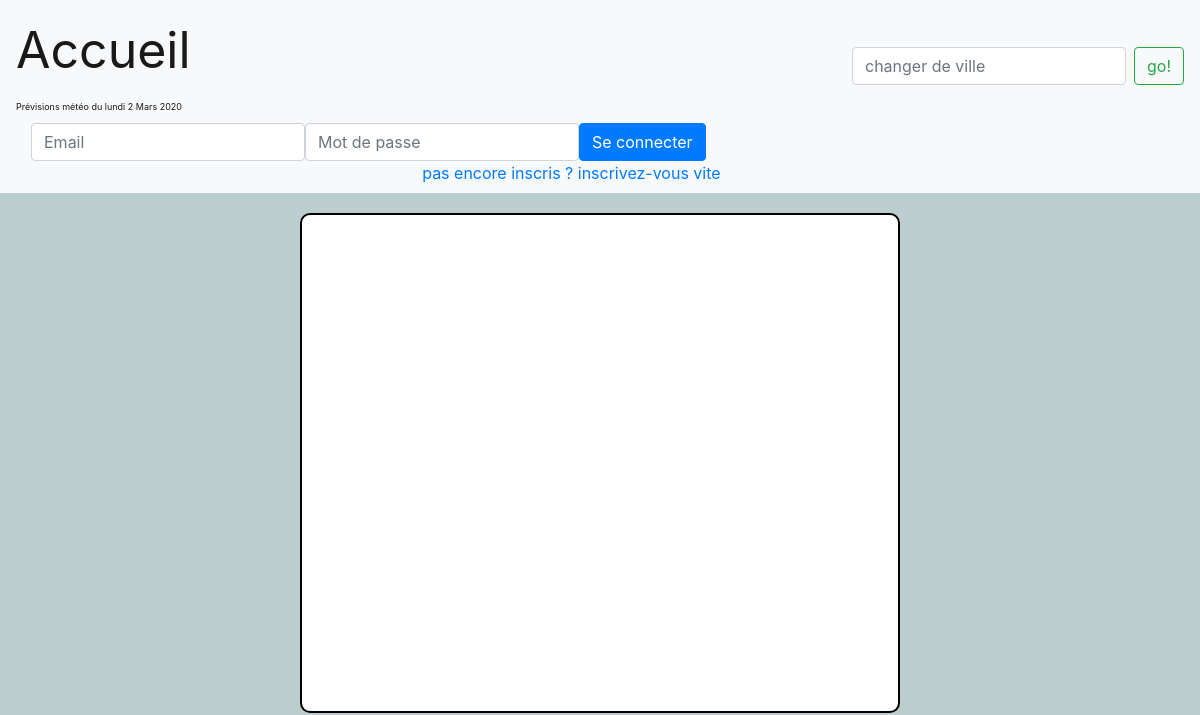
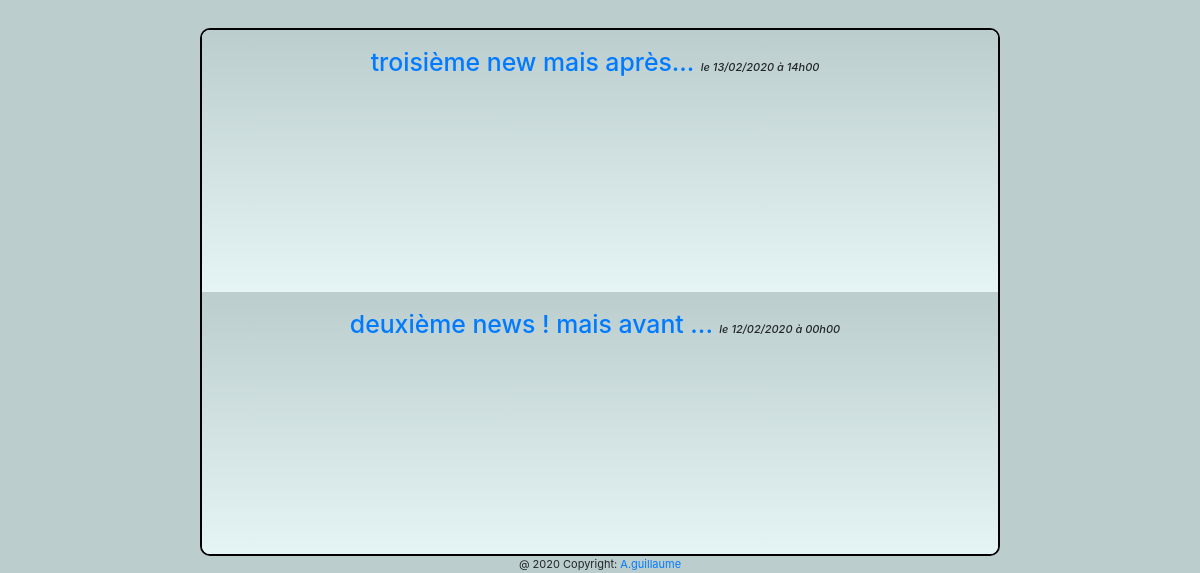
The page /old/index.php on the database as committed earlier (2 pictures, top to bottom).
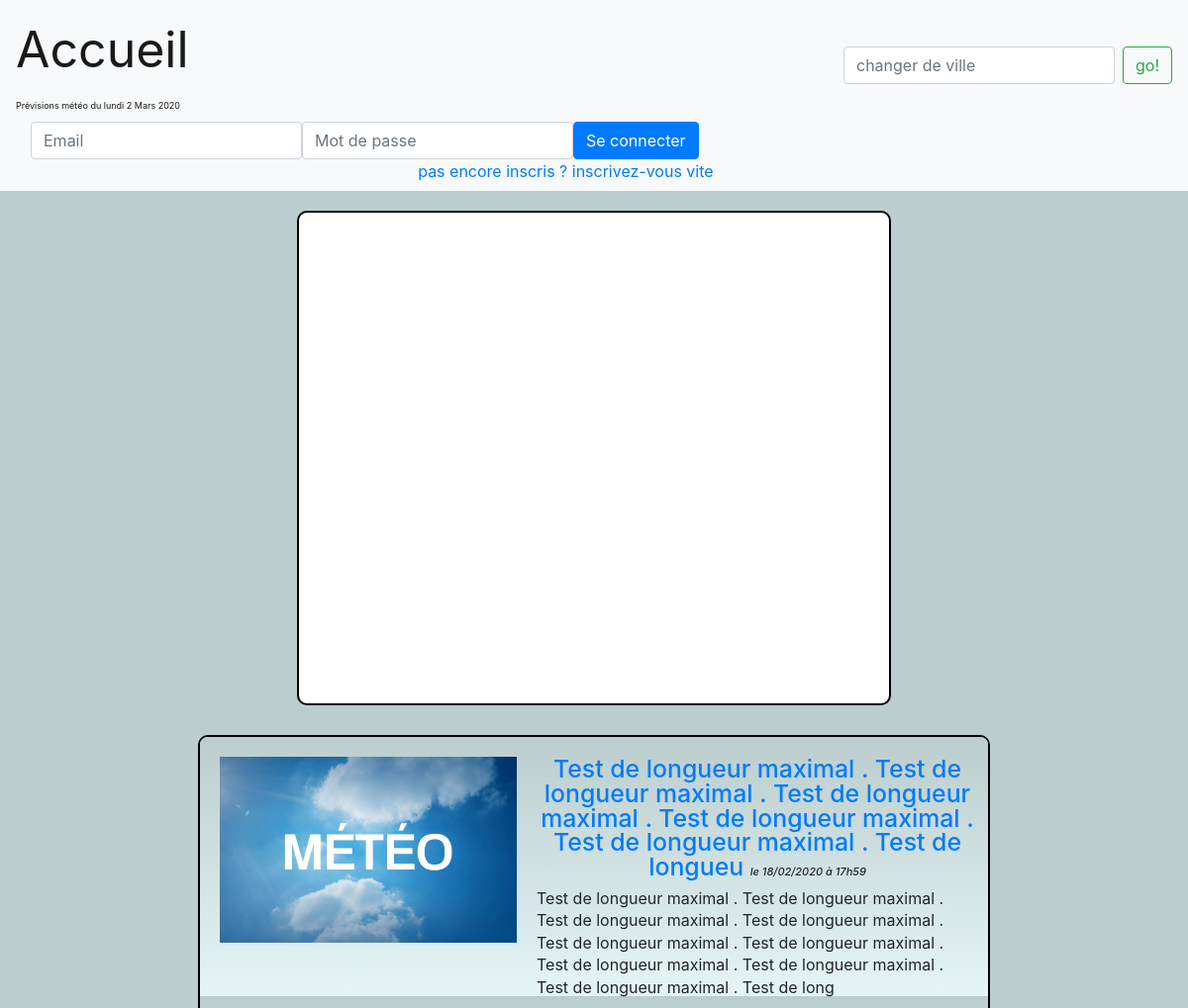
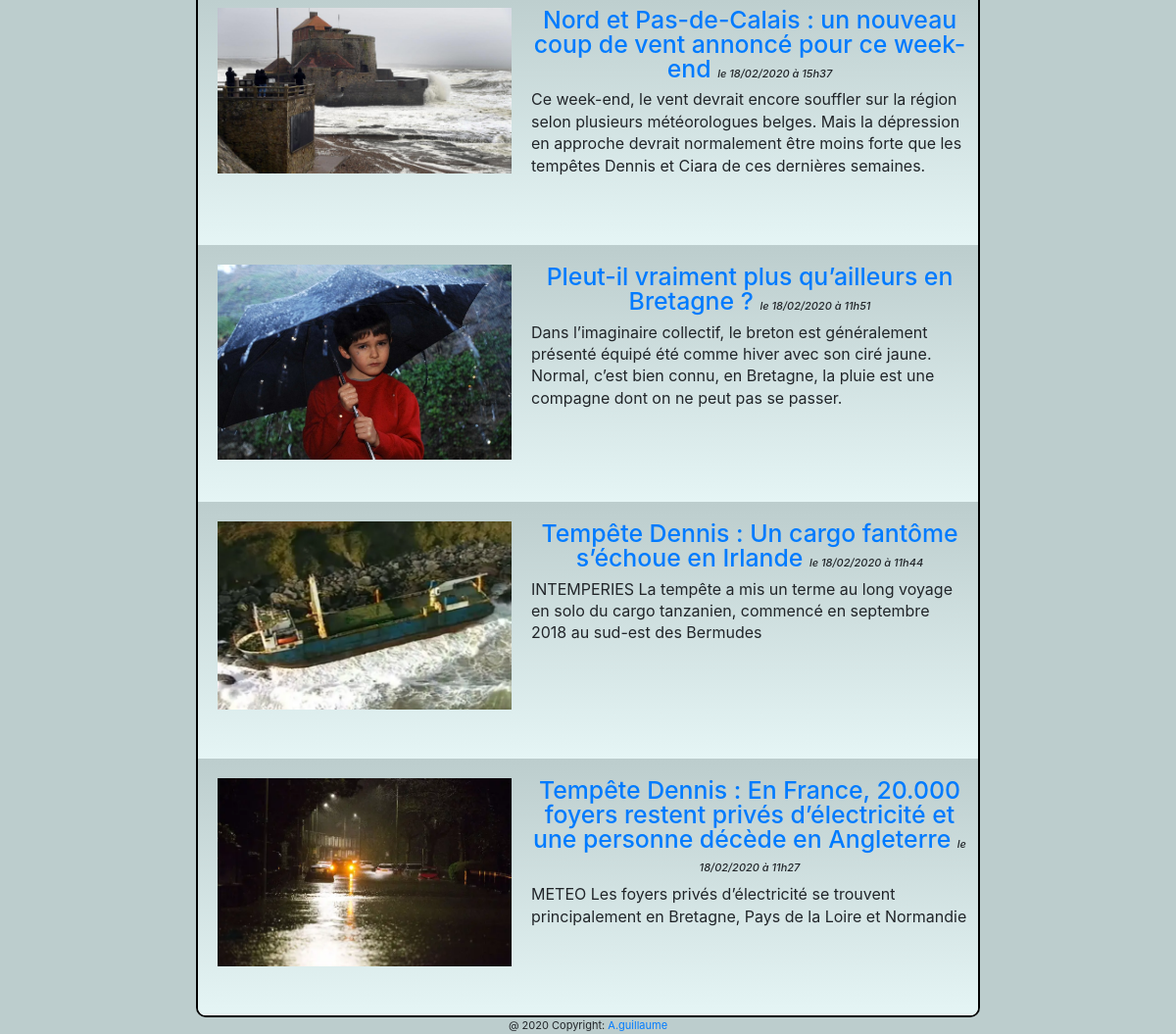
The same page on the database as committed later (2 pictures, top to bottom).
### tables this page shows
CREATE TABLE IF NOT EXISTS `news` (
  `id` int(11) NOT NULL AUTO_INCREMENT,
  `title_news` varchar(255) NOT NULL,
  `content_news` text NOT NULL,
  `creation_date_news` datetime NOT NULL,
  `img_url` varchar(255) DEFAULT NULL,
  `abstract_news` varchar(255) NOT NULL,
  PRIMARY KEY (`id`)
);

### old/controller/postController.php (called while the page is built, shortened)
<?php
require_once dirname(__DIR__) . DIRECTORY_SEPARATOR . 'model' . DIRECTORY_SEPARATOR . 'PostManager.php';
function listPosts(){
    $postManager = new \Adrien\Meteo\Model\PostManager();
    $posts = $postManager->getPosts();
    return $posts;
}

### old/model/Manager.php (called while the page is built, shortened)
<?php
class Manager
{
	protected $db;
	public function __construct(){
		if(!$this->db) {
			$this->db =  new \PDO('mysql:host=localhost;dbname=meteo;charset=utf8', 'root', '');
		}
	}
}

### old/model/PostManager.php (called while the page is built, shortened)
<?php
require_once dirname(__DIR__) . DIRECTORY_SEPARATOR . 'model' . DIRECTORY_SEPARATOR . 'Manager.php';
class PostManager extends Manager
{
	public function getPosts(){
		$posts = $this->db->query('SELECT id, title_news, content_news, DATE_FORMAT(creation_date_news, \'%d/%m/%Y à %Hh%i\') AS creation_date_news_fr ,img_url,abstract_news FROM news ORDER BY creation_date_news DESC');
		return $posts;
	}
}

### old/controller/controller.php (called while the page is built, shortened)
<?php
function meteo(){
	$posts=listPosts();
	require('view/frontend/nav.php');
	require('view/frontend/allPost.php');
	require('view/frontend/meteoComplete.php');
	require('view/frontend/template.php');
}

### old/view/frontend/allPost.php (the view, shortened to what this page needs)
<?php
while ($data = $posts->fetch())
{
?>
    <div class="news">
        <?php if (isset($data['img_url'])&&$data['img_url']!=='0') { ?>
        <a href="index.php?action=singlePost&id=<?= $data['id']?>">
            <div class="image center imageNews"><img src="<?= $data['img_url']?>"></div>
        </a>
        <?php ;} ?>
        <div class="resume">
            <h3 class="center">
                <a href="index.php?action=singlePost&id=<?= $data['id']?>"><?= htmlspecialchars($data['title_news']); ?></a>
                <em class="date_news">le <?= $data['creation_date_news_fr']; ?></em>
            </h3>
            <div class="abstract">
                <?= nl2br($data['abstract_news']) ?>
            </div>
        </div>
    </div>
<?php
}
?>

Rows that differ between the two databases and show on the page:
removed news: title_news "troisième new mais après...", creation_date_news_fr "13/02/2020 à 14h00"
removed news: title_news "deuxième news ! mais avant ...", creation_date_news_fr "12/02/2020 à 00h00"
added news: img_url (picture), title_news "Test de longueur maximal . Test de longueur maximal . Test de longueur maximal . Test de longueur maximal . Test de longueur maximal . Test de longueu", creation_date_news_fr "18/02/2020 à 17h59", abstract_news "Test de longueur maximal . Test de longueur maximal . Test de longueur maximal . Test de longueur maximal . Test de longueur maximal . Test de longueur maximal . Test de longueur maximal . Test de longueur maximal . Test de longueur maximal . Test de long"
added news: img_url (picture), title_news "Nord et Pas-de-Calais : un nouveau coup de vent annoncé pour ce week-end", creation_date_news_fr "18/02/2020 à 15h37", abstract_news "Ce week-end, le vent devrait encore souffler sur la région selon plusieurs météorologues belges. Mais la dépression en approche devrait normalement être moins forte que les tempêtes Dennis et Ciara de ces dernières semaines."
added news: img_url (picture), title_news "Pleut-il vraiment plus qu’ailleurs en Bretagne ?", creation_date_news_fr "18/02/2020 à 11h51", abstract_news "Dans l’imaginaire collectif, le breton est généralement présenté équipé été comme hiver avec son ciré jaune. Normal, c’est bien connu, en Bretagne, la pluie est une compagne dont on ne peut pas se passer."
added news: img_url (picture), title_news "Tempête Dennis : Un cargo fantôme s’échoue en Irlande", creation_date_news_fr "18/02/2020 à 11h44", abstract_news "INTEMPERIES La tempête a mis un terme au long voyage en solo du cargo tanzanien, commencé en septembre 2018 au sud-est des Bermudes"
added news: img_url (picture), title_news "Tempête Dennis : En France, 20.000 foyers restent privés d’électricité et une personne décède en Angleterre", creation_date_news_fr "18/02/2020 à 11h27", abstract_news "METEO Les foyers privés d’électricité se trouvent principalement en Bretagne, Pays de la Loire et Normandie"
